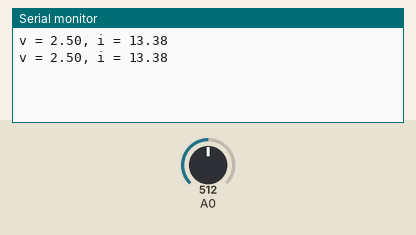
A sketch run on a simulated Arduino Uno, built with avr-gcc and run on an emulated ATmega328P. Shown: the last lines printed to the serial monitor. The inputs (shaded band) are chosen by the test bench; at power-on: A0 = 512.

Above: at 1.8 s.
1.9 s: A0 set to 716
At 2.8 s:
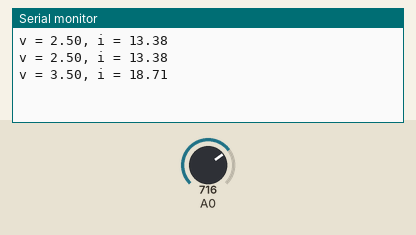
3.4 s: A0 set to 900
At 4.6 s:
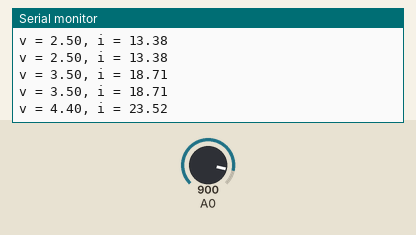
Timing chart, 0 to 6.4 s (numbered marks = the images above; inputs shaded):
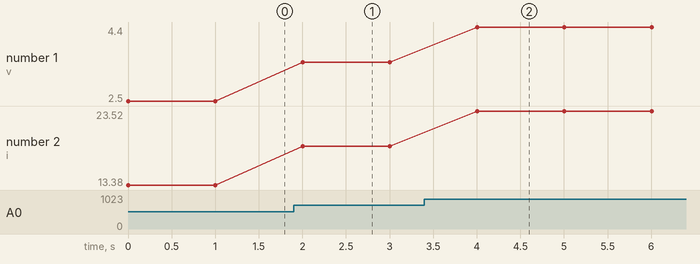

Measured:
- after the input at 1.9 s, the serial monitor: prints a new line after 0.10 s (image 1)
- after the input at 3.4 s, the serial monitor: prints a new line after 0.60 s (image 2)
- plotted number 1: 2.5 → 3.5 after the input at 1.9 s, 3.5 → 4.4 after the input at 3.4 s
- plotted number 2: 13.38 → 18.71 after the input at 1.9 s, 18.71 → 23.52 after the input at 3.4 s

The sketch:

MotorTrim.ino
```cpp
void setup() {
  Serial.begin ( 9600 ) ;
}

float fact = 0.85*0.22 ;

void loop() {
  float v = analogRead ( 0 )*5.0/1023.0 ;
  float i = v/fact ;
  Serial.print ( "v = " ) ;
  Serial.print ( v ) ;
  Serial.print ( ", i = " ) ;
  Serial.println ( i ) ;
  delay ( 1000 ) ;
}
```
